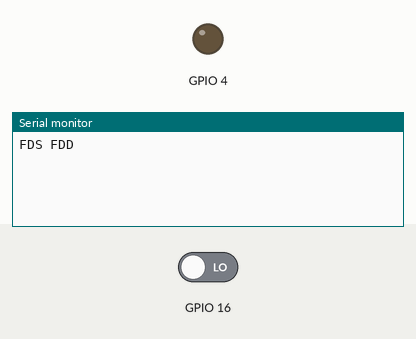
Recording of a sketch running on a simulated ESP32. Parts: output pins drawn as LEDs (lit = HIGH), the last lines printed to the serial monitor. Inputs (shaded band) come from the test bench; at power-on: GPIO 16 LOW.

Above: at 2.2 s.
2.3 s: GPIO 16 driven HIGH
At 3.1 s:
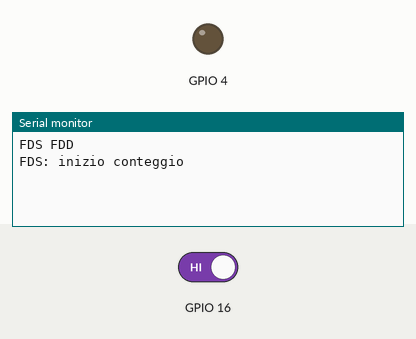
3.8 s: GPIO 16 driven LOW
At 4.2 s:
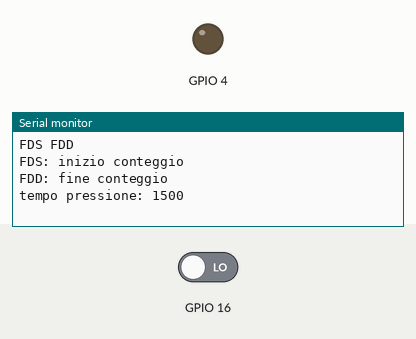

Measured:
- after the input at 2.3 s, the serial monitor: prints a new line at once (image 1)
- after the input at 3.8 s, the serial monitor: prints a new line at once (image 2)

The sketch:

5_20_longpress.ino
```cpp
/**
 * 5.20 - Long press
 */

int tasto, prev_tasto;
unsigned long t0;

void setup() {
  Serial.begin(115200);
  delay(1000);
  Serial.println("FDS FDD");

  pinMode(4, OUTPUT);
  pinMode(16, INPUT);
}

void loop() {
  tasto = digitalRead(16);

  //individuo il fronte di salita
  if (!prev_tasto && tasto) {
    Serial.println("FDS: inizio conteggio");
    t0 = millis();
  }
  //individuo il fronte di discesa
  if (prev_tasto && !tasto) {
    Serial.println("FDD: fine conteggio");
    long tempo_trascorso = millis() - t0;
    Serial.printf("tempo pressione: %d\n", tempo_trascorso);

    if (tempo_trascorso > 2000) {
      Serial.println("Azione Speciale attivata!");
      digitalWrite(4, !digitalRead(4));
    }
  }
  //salvo il valore di stato in prev_stato
  prev_tasto = tasto;
}
```
